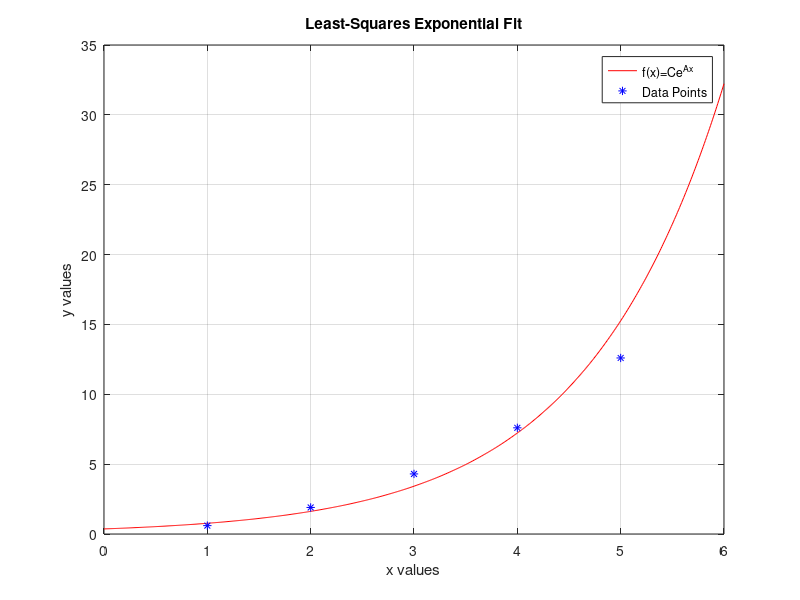

This chart was generated by the following MATLAB code:
%me303 fall 2020
%Data Linearization

%for given data points finding exponential fit of the form f(x)=Cexp(Ax)
%since we know how to make a linear fit, we use the same loqic. Main idea
%is to make some convenient variable changes so that exponential fit will
%be linear fit.
%Hint: leave the x alone

clc
clear all
close all

x=[1 2 3 4 5];
y=[0.6 1.9 4.3 7.6 12.6];
N=length(x);

X=x;
Y=log(y);

m11=sum(X.^2);
m12=sum(X);
m21=m12;
m22=N;
L1=Y*X';
L2=sum(Y);

M=[m11 m12;m21 m22];
L=[L1;L2];

U=M\L;  %M^(-1)*L nin farklı bir gösterim şekli, L/M olarak çalışmaz

A=U(1);
B=U(2);
C=exp(B);
f=@(x) C*exp(A*x);

k=0:0.01:6;
plot(k,f(k),'r',x,y,'b*')
legend('f(x)=Ce^{Ax}','Data Points') %^{...} yazdığında üste yazar
xlabel('x values')
ylabel('y values')
title('Least-Squares Exponential Fit')
grid on
